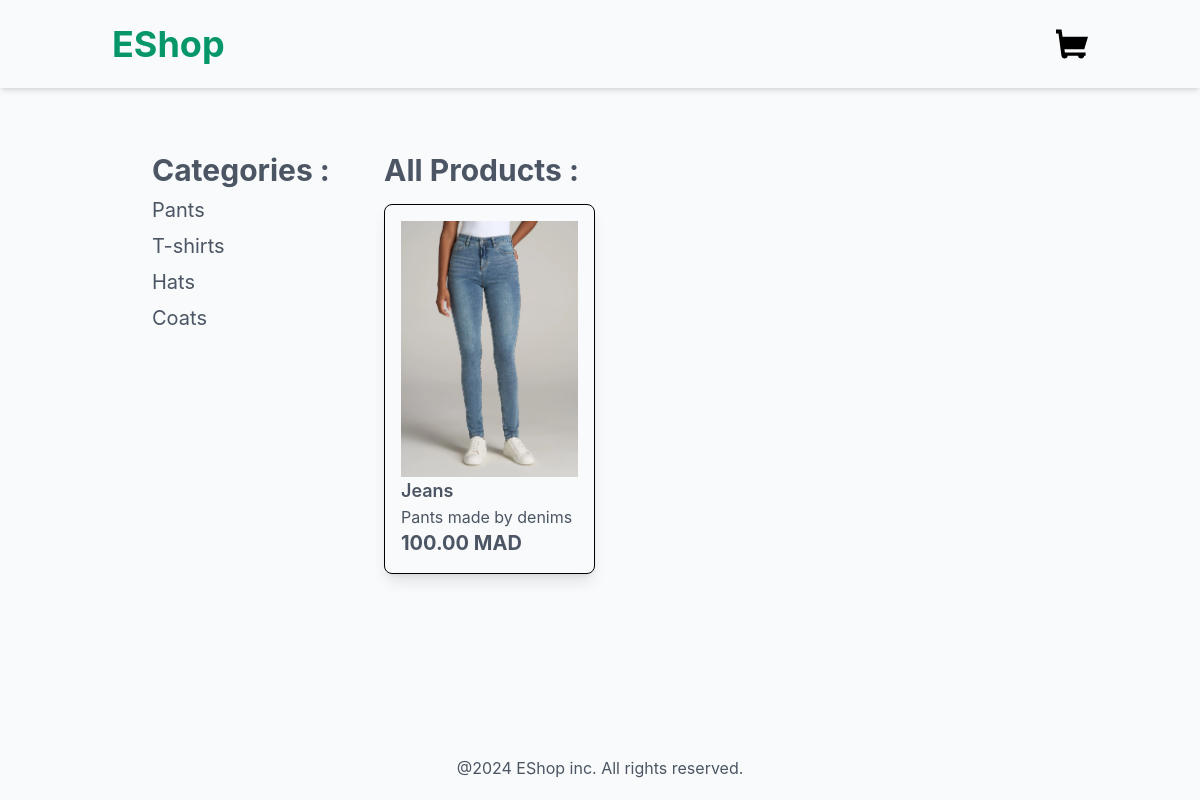
The app's page /, older data.
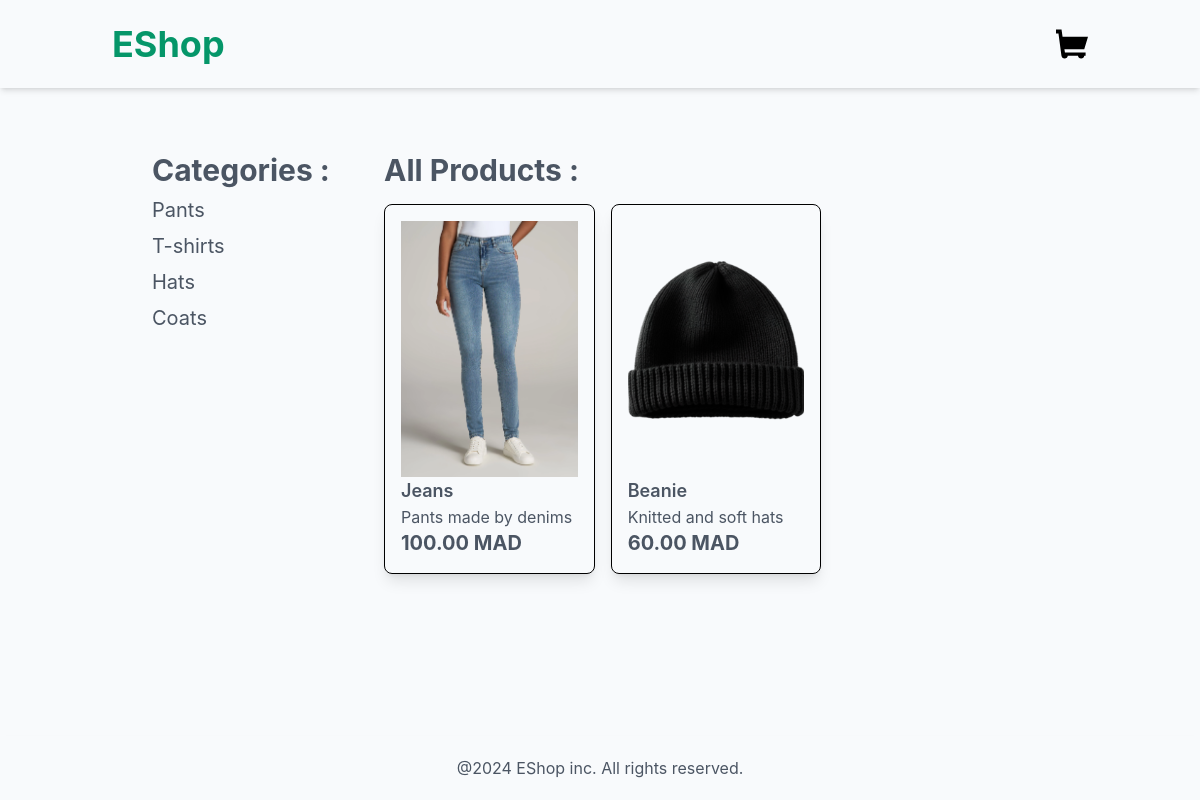
The same page, newer data.
### product/models.py (models this page shows, shortened)
class Category(models.Model):
    name = models.CharField(max_length=250)
    slug = models.SlugField(unique = True)
    class Meta:
        verbose_name_plural = "categories"

class product(models.Model):
    category = models.ForeignKey(Category,related_name='product', on_delete=models.CASCADE)
    name = models.CharField(max_length=250)
    slug = models.SlugField(max_length=250)
    description = models.TextField(blank=True)
    price = models.DecimalField(max_digits=10, decimal_places=2)
    available = models.BooleanField(default=True)
    created = models.DateTimeField(auto_now_add = True)
    updated = models.DateTimeField(auto_now = True)
    image = models.ImageField(upload_to='product',blank=True, null=True)

### product/views.py (the view)
# urls.py: path('',views.product_list,name='product_list'),
def product_list(request, category_slug=None):
    category = None
    products = product.objects.filter(available=True)
    categories = Category.objects.all()
    if category_slug:
        category = get_object_or_404(Category, slug=category_slug)
        products = products.filter(category=category)
    return render(request, 'product/products/list.html', {
        'category':category,
        'product':products,
        'categories':categories,
    })

### product/templates/product/products/list.html (shortened to what this page needs)
{% extends "base.html" %}
{%block content%}
<div class="container mx-auto p-4 flex lg:flex-row flex-col">
    <aside class="w-full lg:w-1/4 p-4">
        <h2 class="font-bold text-3xl mb-2">Categories :</h2>
        <ul>
            {% for category in categories %}
            <li class="mb-2">
                <a href="{% url 'product:product_list_by_category' category.slug %}" class="hover:text-emerald-600 lg:hover:font-bold lg:hover:text-2xl text-xl transition duration-200">{{category.name}}</a>
            </li>
            {% endfor %}
        </ul>
    </aside>
    <main class="w-full lg:w-3/4 p-4">
        {% if category%}
        <h2 class="font-bold text-3xl mb-4">{{category.name}}</h2>
        {% else %}
        <h2 class="font-bold text-3xl mb-4">All Products :</h2>
        {% endif %}
        <div class="grid lg:grid-cols-3 grid-flow-col-1 md:grid-cols-2 gap-4">
            {% for product in product %}
            <a href="{% url 'product:product_detail' product.id product.slug %}" class="hover:scale-105 transform transition">
            <div class="shadow-lg rounded-lg border border-black p-4 hover:bg-gray-100 transition duration-300">
                {% if product.image %}
                <img src="{{product.image.url}}" alt="{{product.name}}" class="h-64 w-42 object-cover">
                {% else %}
                <p class="text-red-600 font-semibold">The image is not available !</p>
                {% endif %}
                <h3 class="text-lg font-semibold">{{product.name}}</h3>
                <p class="">{{product.description}}</p>
                <p class="text-xl font-bold">{{product.price}} MAD</p>
            </div>
            </a>
            {% endfor %}
        </div>
    </main>
</div>
{%endblock%}

Row changes from the older to the newer data that the page shows:
added product: image (picture), name "Beanie", description "Knitted and soft hats", price "60.00"
